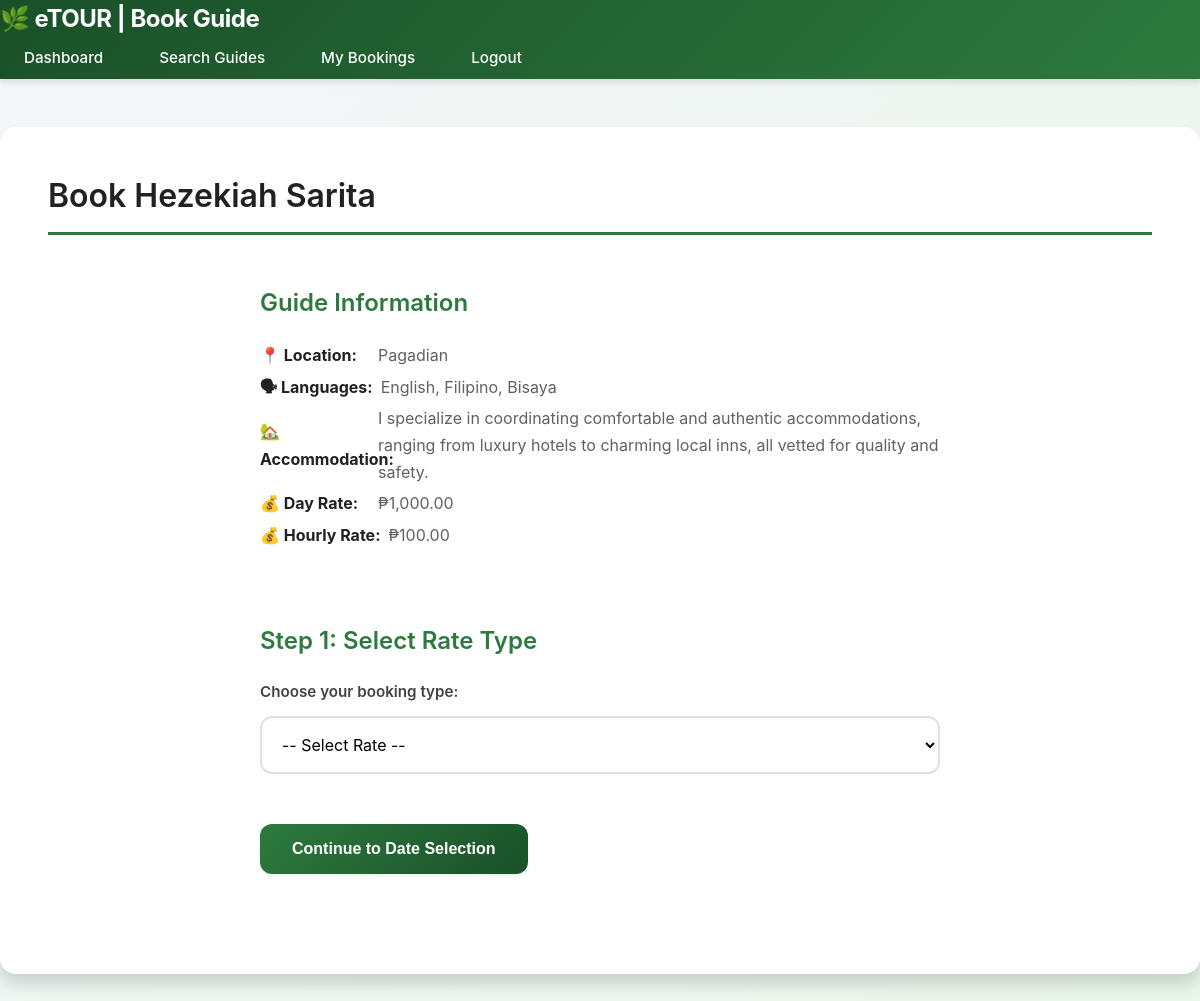
The page /user/book_guide.php?guide_id=1 (signed in) on the database its author committed.
### tables this page shows
CREATE TABLE `guides` (
  `id` int(11) NOT NULL,
  `user_id` int(11) NOT NULL,
  `contact` varchar(100) DEFAULT NULL,
  `location` varchar(255) DEFAULT NULL,
  `languages` varchar(255) DEFAULT NULL,
  `accommodation` text DEFAULT NULL,
  `rate_day` decimal(10,2) DEFAULT 0.00,
  `rate_hour` decimal(10,2) DEFAULT 0.00
);

CREATE TABLE `users` (
  `id` int(11) NOT NULL,
  `name` varchar(255) NOT NULL,
  `email` varchar(255) NOT NULL,
  `password` varchar(255) NOT NULL,
  `role` enum('user','guide','admin') NOT NULL DEFAULT 'user',
  `is_tourist_mode` tinyint(1) DEFAULT 0,
  `created_at` timestamp NOT NULL DEFAULT current_timestamp(),
  `verification_code` varchar(255) DEFAULT NULL,
  `is_verified` tinyint(1) DEFAULT 0,
  `reset_token` varchar(255) DEFAULT NULL,
  `reset_token_expiry` datetime DEFAULT NULL
);

### user/book_guide.php (the view, shortened to what this page needs)
<?php
require_once "../includes/database.php";
$guide_id = isset($_POST["guide_id"])
    ? (int)$_POST["guide_id"]
    : (isset($_GET["guide_id"]) ? (int)$_GET["guide_id"] : 0);
$stmt = $pdo->prepare("
    SELECT
        u.id AS guide_user_id,
        u.name AS guide_name,
        g.location, g.languages, g.accommodation,
        g.rate_day, g.rate_hour
    FROM guides g
    JOIN users u ON g.user_id = u.id
    WHERE g.id = ?
");
$stmt->execute([$guide_id]);
$guide = $stmt->fetch(PDO::FETCH_ASSOC);
$selected_rate = $_GET["rate_type"] ?? null;
?>
<!DOCTYPE html>
<html lang="en">
<head>
    <link rel="stylesheet" href="../style.css">
</head>
<body>
    <header class="navbar">
        <div class="logo">🌿 eTOUR | Book Guide</div>
        <div class="nav-links">
            <a href="dashboard.php">Dashboard</a>
            <a href="search.php">Search Guides</a>
            <a href="bookings.php">My Bookings</a>
            <a href="../auth/logout.php">Logout</a>
        </div>
    </header>
    <div class="container">
        <h2>Book <?php echo htmlspecialchars($guide["guide_name"]); ?></h2>
        <div class="confirmation-box">
            <h3>Guide Information</h3>
            <p class="info-row"><span class="label">📍 Location:</span><span class="value"><?php echo htmlspecialchars($guide["location"]); ?></span></p>
            <p class="info-row"><span class="label">🗣 Languages:</span><span class="value"><?php echo htmlspecialchars($guide["languages"]); ?></span></p>
            <p class="info-row"><span class="label">🏡 Accommodation:</span><span class="value"><?php echo nl2br(htmlspecialchars($guide["accommodation"])); ?></span></p>
            <p class="info-row"><span class="label">💰 Day Rate:</span><span class="value">₱<?php echo number_format($guide["rate_day"], 2); ?></span></p>
            <p class="info-row"><span class="label">💰 Hourly Rate:</span><span class="value">₱<?php echo number_format($guide["rate_hour"], 2); ?></span></p>
        </div>
        <?php if (!$selected_rate): ?>
            <div class="confirmation-box">
                <h3>Step 1: Select Rate Type</h3>
                <form method="GET">
                    <label for="rate_type">Choose your booking type:</label>
                    <select name="rate_type" id="rate_type" required>
                        <option value="">-- Select Rate --</option>
                    </select>
                    <br><br>
                    <button class="btn">Continue to Date Selection</button>
                </form>
            </div>
        <?php endif; ?>
    </div>
</body>
</html>

### style.css (style rules this page uses)
* { margin: 0; padding: 0; box-sizing: border-box; }
body { font-family: -apple-system, BlinkMacSystemFont, 'Segoe UI', 'Roboto', 'Oxygen', 'Ubuntu', 'Cantarell', sans-serif; background: linear-gradient(135deg, #f5f7fa 0%, #e8f5e9 100%); color: var(--gray-900); line-height: 1.6; min-height: 100vh; -webkit-font-smoothing: antialiased; -moz-osx-font-smoothing: grayscale; }
.navbar { background: linear-gradient(135deg, var(--primary-dark) 0%, var(--primary) 100%); padding: 0; box-shadow: var(--shadow-md); position: sticky; top: 0; z-index: 1000; backdrop-filter: blur(10px); }
.logo { font-size: 1.5rem; font-weight: 700; color: var(--white); display: flex; align-items: center; gap: var(--space-sm); letter-spacing: -0.5px; }
.nav-links { display: flex; gap: var(--space-sm); align-items: center; flex-wrap: wrap; }
.nav-links a, .nav-links button { color: var(--white); text-decoration: none; padding: var(--space-sm) var(--space-lg); border-radius: var(--radius-md); transition: var(--transition); font-weight: 500; font-size: 0.95rem; background: transparent; border: none; cursor: pointer; position: relative; }
.container { max-width: 1200px; margin: var(--space-2xl) auto; padding: var(--space-2xl); background: var(--white); border-radius: var(--radius-lg); box-shadow: var(--shadow-lg); }
h1, h2, h3, h4, h5, h6 { color: var(--gray-900); font-weight: 600; margin-bottom: var(--space-lg); line-height: 1.3; }
h2 { font-size: 2rem; padding-bottom: var(--space-md); border-bottom: 3px solid var(--primary); margin-bottom: var(--space-xl); }
h3 { font-size: 1.5rem; color: var(--primary); }
p { margin-bottom: var(--space-md); color: var(--gray-700); line-height: 1.7; }
.btn, button[type="submit"], input[type="submit"] { background: linear-gradient(135deg, var(--primary), var(--primary-dark)); color: var(--white); padding: var(--space-md) var(--space-xl); border: none; border-radius: var(--radius-md); font-weight: 600; font-size: 1rem; cursor: pointer; transition: var(--transition); box-shadow: var(--shadow-sm); display: inline-block; text-decoration: none; text-align: center; position: relative; overflow: hidden; }
.btn::before { content: ''; position: absolute; top: 0; left: -100%; width: 100%; height: 100%; background: linear-gradient(90deg, transparent, rgba(255,255,255,0.2), transparent); transition: var(--transition-slow); }
input[type="text"], input[type="email"], input[type="password"], input[type="number"], input[type="date"], input[type="time"], select, textarea { width: 100%; padding: var(--space-md); border: 2px solid var(--gray-300); border-radius: var(--radius-md); font-size: 1rem; transition: var(--transition); margin-top: var(--space-sm); margin-bottom: var(--space-lg); background: var(--white); font-family: inherit; }
label { font-weight: 600; color: var(--gray-800); display: block; margin-bottom: var(--space-xs); font-size: 0.95rem; }
.info-row { display: flex; gap: 0.5rem; align-items: center; justify-content: flex-start; margin: 0.25rem 0; }
.info-row .label { min-width: 110px; color: var(--gray-900); font-weight: 700; display: inline-block; }
.info-row .value { flex: 1 1 auto; min-width: 0; }
.confirmation-box { max-width: 720px; margin: 2rem auto; padding: 1.25rem; }

### rows shown on the page
guides: user.name "Hezekiah Sarita", location "Pagadian", languages "English, Filipino, Bisaya", accommodation "I specialize in coordinating comfortable and authentic accommodations, ranging from luxury hotels to charming local inns, all vetted for quality and safety.", rate_day "1,000.00", rate_hour "100.00"
